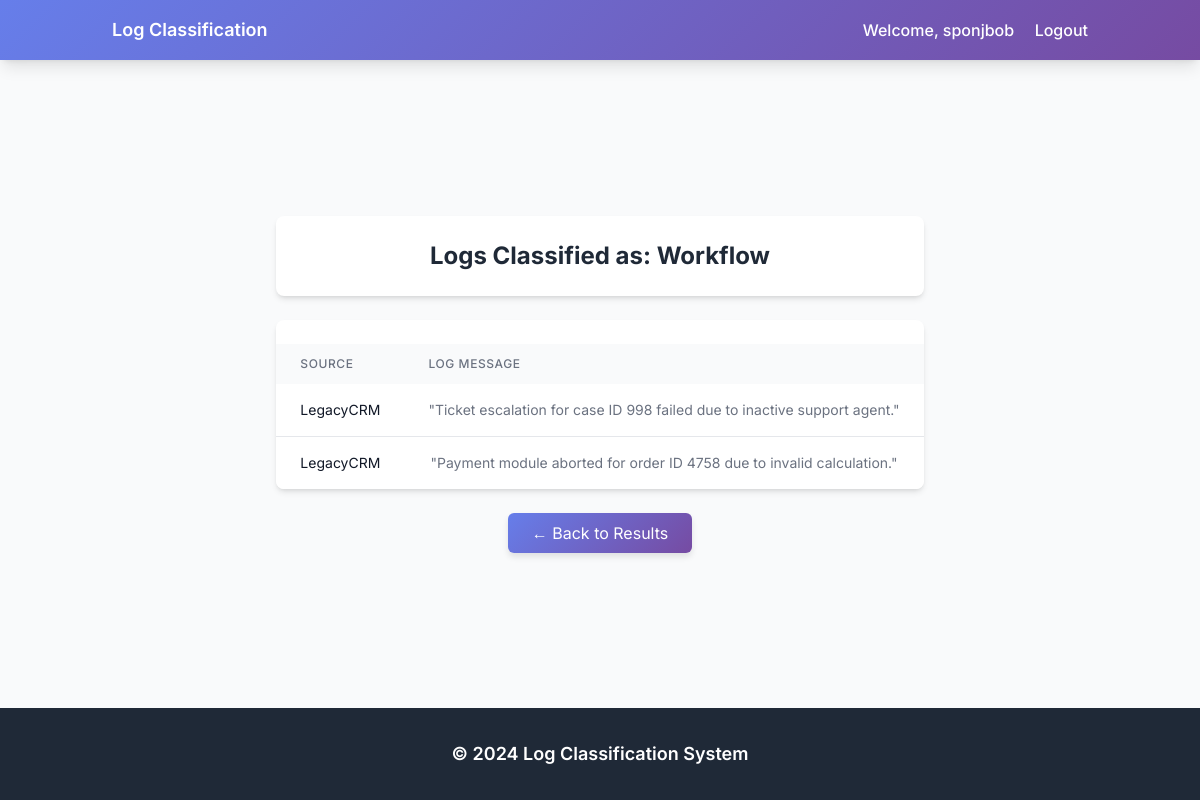
The page /filter/Workflow (signed in) on the database its author committed.
### tables this page shows
CREATE TABLE uploads (
            id INTEGER PRIMARY KEY AUTOINCREMENT,
            username TEXT NOT NULL,
            file_name TEXT NOT NULL,
            upload_date TEXT NOT NULL,
            table_name TEXT NOT NULL,
            FOREIGN KEY (username) REFERENCES users (username)
        );

CREATE TABLE test3 (
                        id INTEGER PRIMARY KEY AUTOINCREMENT,
                        source TEXT,
                        log_message TEXT,
                        target_label TEXT
                    );

### app.py (the view, shortened to what this page needs)
@app.route('/filter/<label>')
def filter_logs(label):
    global temporary_results  # Use the global variable for non-logged-in users
    try:
        if 'user' in session:
            table_name = session.get('current_table_name')
            if table_name:
                conn = sqlite3.connect(DB_PATH)
                df = pd.read_sql_query(
                    f'SELECT source, log_message FROM {table_name} WHERE target_label = ?',
                    conn, params=(label,))
                conn.close()
            else:
                conn = sqlite3.connect(DB_PATH)
                cursor = conn.cursor()
                cursor.execute('''
                    SELECT table_name
                    FROM uploads
                    WHERE username = ?
                    ORDER BY upload_date DESC
                    LIMIT 1
                ''', (session['user'],))
                result = cursor.fetchone()
                conn.close()
                if not result:
                    flash('No classification results found')
                    return redirect(url_for('user_uploads'))
                table_name = result[0]
                conn = sqlite3.connect(DB_PATH)
                df = pd.read_sql_query(
                    f'SELECT source, log_message FROM {table_name} WHERE target_label = ?',
                    conn, params=(label,))
                conn.close()
        filtered_logs = df.to_dict('records')
        return render_template('filtered.html', logs=filtered_logs, label=label, user=session.get('user'))
    except Exception as e:
        print(f"Error filtering logs: {str(e)}")
        return str(e), 500

### templates/filtered.html
{% extends "base.html" %}
{% block content %}
<div class="space-y-6">
    <div class="bg-white p-6 rounded-lg shadow-md mb-6">
        <h1 class="text-2xl font-bold text-gray-800">Logs Classified as: {{ label }}</h1>
    </div>
    <div class="bg-white rounded-lg shadow-md overflow-hidden">
        <table class="min-w-full">
            <thead class="bg-gray-50">
                <tr>
                    <th class="px-6 py-3 text-left text-xs font-medium text-gray-500 uppercase tracking-wider">Source</th>
                    <th class="px-6 py-3 text-left text-xs font-medium text-gray-500 uppercase tracking-wider">Log Message</th>
                </tr>
            </thead>
            <tbody class="bg-white divide-y divide-gray-200">
                {% for log in logs %}
                <tr class="hover:bg-gray-50">
                    <td class="px-6 py-4 whitespace-nowrap text-sm text-gray-900">{{ log.source }}</td>
                    <td class="px-6 py-4 text-sm text-gray-500">{{ log.log_message }}</td>
                </tr>
                {% endfor %}
            </tbody>
        </table>
    </div>
    <div class="mt-4">
        <a href="{{ url_for('results') }}"
           class="inline-block px-6 py-2 gradient-bg text-white rounded-md hover:opacity-90 transition-opacity">
            ← Back to Results
        </a>
    </div>
</div>
{% endblock %}

### templates/base.html (shortened to what this page needs)
<!DOCTYPE html>
<html>
<head>
    <script src="https://cdn.tailwindcss.com"></script>
    <link rel="stylesheet" href="{{ url_for('static', filename='styles.css') }}">
</head>
<body class="bg-gray-50">
    <nav class="gradient-bg text-white shadow-lg">
        <div class="container mx-auto px-6 py-4">
            <div class="flex items-center justify-between">
                <a href="{{ url_for('index') }}" class="text-lg font-semibold">Log Classification</a>
                <div class="space-x-4">
                    {% if user %}
                        <a href="{{ url_for('account') }}" class="text-white hover:underline">Welcome, {{ user }}</a>
                        <a href="{{ url_for('logout') }}" class="text-white hover:underline">Logout</a>
                    {% else %}
                        <a href="{{ url_for('login') }}" class="text-white hover:underline">Login</a>
                        <a href="{{ url_for('about') }}" class="text-white hover:underline">About</a>
                    {% endif %}
                </div>
            </div>
        </div>
    </nav>
    <div class="content-wrapper container mx-auto px-6 py-8">
        {% block content %}{% endblock %}
    </div>
    <footer class="bg-gray-800 text-white py-8 mt-auto">
        <div class="container mx-auto text-center">
            <p class="text-lg font-semibold">&copy; 2024 Log Classification System</p>
        </div>
    </footer>
</body>
</html>

### static/styles.css (style rules this page uses)
body { font-family: 'Inter', sans-serif; display: flex; flex-direction: column; min-height: 100vh; background-color: #f9fafb; color: #4a5568; }
.gradient-bg { background: linear-gradient(135deg, #4f46e5 0%, #6d28d9 100%); box-shadow: 0 4px 6px rgba(0, 0, 0, 0.1); }
nav a { font-size: 1rem; font-weight: 500; transition: color 0.3s ease, transform 0.3s ease; }
.content-wrapper { flex: 1; display: flex; justify-content: center; align-items: center; text-align: center; padding: 2rem; }
table { width: 100%; border-collapse: collapse; margin-top: 1.5rem; }
thead { background-color: #f3f4f6; }
thead th { font-size: 0.875rem; font-weight: 600; text-transform: uppercase; color: #6b7280; padding: 0.75rem; text-align: left; }
tbody tr { transition: background-color 0.3s ease; }
tbody td { font-size: 0.875rem; color: #4a5568; padding: 0.75rem; }
footer { background-color: #1f2937; color: #d1d5db; padding: 2rem 0; text-align: center; font-size: 0.875rem; font-weight: 500; }
.card, form, table { animation: fadeIn 0.5s ease-in-out; }

### templates/base.html (style rules this page uses)
body { font-family: 'Inter', sans-serif; display: flex; flex-direction: column; min-height: 100vh; }
.gradient-bg { background: linear-gradient(135deg, #667eea 0%, #764ba2 100%); }
.content-wrapper { flex: 1; }

### rows shown on the page
uploads: username "sponjbob"
test3: source "LegacyCRM", log_message "\"Ticket escalation for case ID 998 failed due to inactive support agent.\""
test3: source "LegacyCRM", log_message "\"Payment module aborted for order ID 4758 due to invalid calculation.\""

### other values the page prints
{{ label }} "Workflow"
